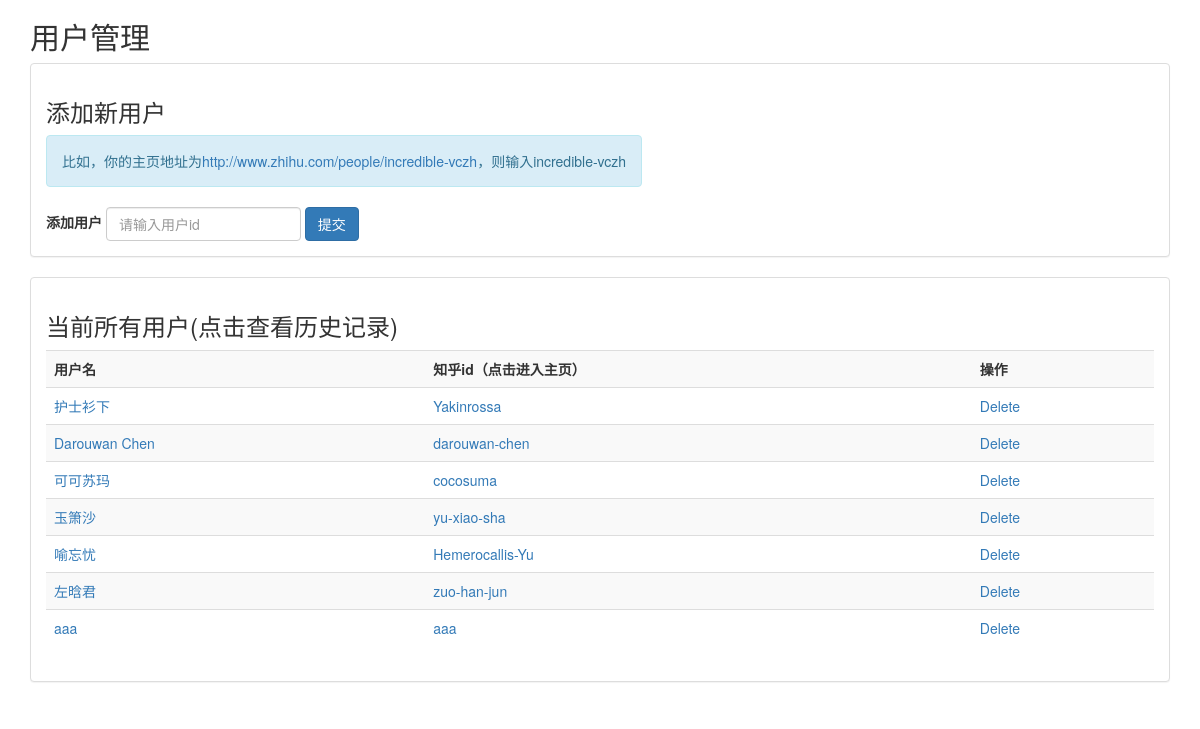
/input_user/show, run on an earlier commit of the app's database.
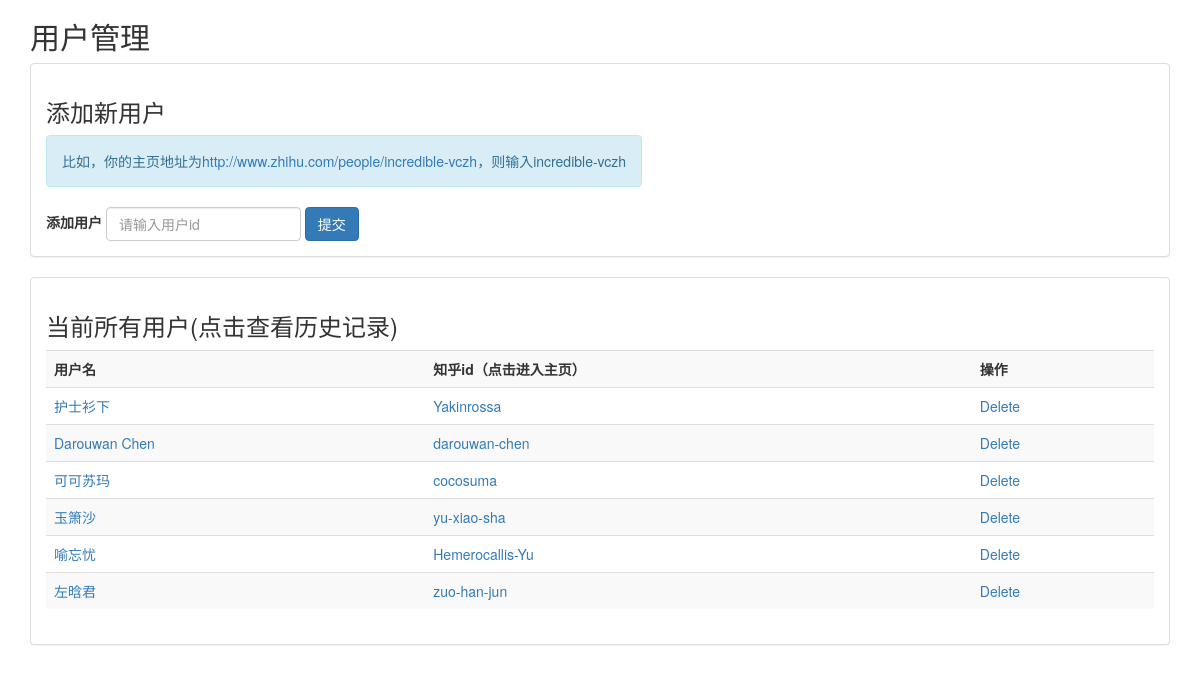
And on a later commit of the database.
### input_user/models.py (models this page shows, shortened)
class Candidates(models.Model):
    name = models.CharField(max_length=200)

### input_user/views.py (the view)
def showall(request):
    candidates_result = Candidates.objects.all()
    candidates_list = []
    for entry in candidates_result:
        temp_list = Users.objects.filter(user_id=entry.name)
        if len(temp_list) > 0:
            name = temp_list[0].name
        else:
            name = entry.name
        candidates_list.append((entry.name, name))
    context = {"candidates_list": candidates_list, "name": "test"}
    return render(request, 'input_user/showall.html', context)

### input_user/templates/input_user/showall.html (shortened to what this page needs)
<!DOCTYPE html>
<html>
<head lang="en">
    <link rel="stylesheet" href="http://cdn.bootcss.com/bootstrap/3.3.2/css/bootstrap.min.css">
</head>
<body>
<div class="container">
    <h2>用户管理</h2>
    <div class="panel panel-default">
        <div class="panel-body">
            <h3>添加新用户</h3>
            <form action="{% url 'input_user:record' %}" method="post" class="form-inline">
                <div class="form-group">
                    <div class="alert alert-info" role="alert">比如，你的主页地址为<a
                            href="http://www.zhihu.com/people/incredible-vczh">http://www.zhihu.com/people/incredible-vczh</a>，则输入incredible-vczh
                    </div>
                    <label>添加用户</label>
                    <input type="text" class="form-control" name="name" placeholder="请输入用户id" id="name"/>
                    <input type="submit" class="btn btn-primary" value="提交"/>
                </div>
            </form>
        </div>
    </div>
    <div class="panel panel-default">
        <div class="panel-body">
            <h3>当前所有用户(点击查看历史记录)</h3>
            <table class="table table-striped">
                <tr>
                    <th>用户名</th>
                    <th>知乎id（点击进入主页）</th>
                    <th>操作</th>
                </tr>
                {% for entry in candidates_list %}
                    <tr>
                        <td><a href="{% url 'input_user:show' entry.0 %}">{{ entry.1 }}</a></td>
                        <td><a href="http://www.zhihu.com/people/{{ entry.0 }}">{{ entry.0 }}</a></td>
                        <td><a href="{% url 'input_user:delete' entry.0 %}">Delete</a></td>
                    </tr>
                {% endfor %}
            </table>
        </div>
    </div>
</div>
</body>
</html>

What changed in the data, as far as the page shows it:
removed Candidates: name "aaa", name "aaa"
Also different on the page:
list line gone: "Delete"
